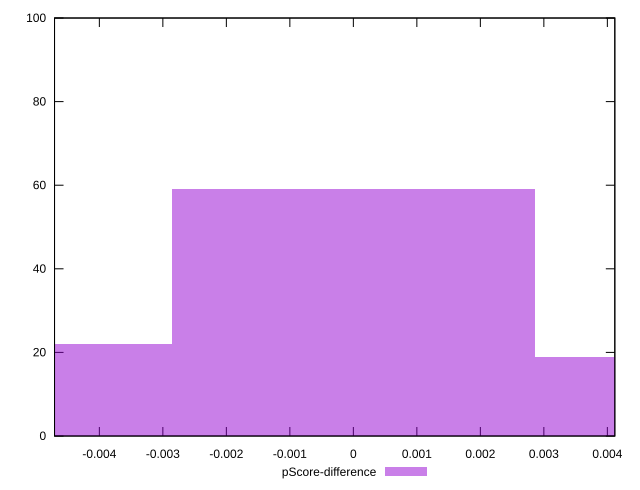

Here is the gnuplot script that generated this plot:
reset

$pScoreDifference <<EOF
0 59
0.005711269302070653 19
-0.005711269302070653 22
EOF

set key outside below
set boxwidth 0.005711269302070653
set xrange [-0.004705882352941199:0.004117647058823504]
set yrange [0:100]
set trange [0:100]
set style fill transparent solid 0.5 noborder
set terminal svg size 640, 490 enhanced background rgb 'white'
set output "reprap/uses-text-compression/samples/pages/pScore-difference/histogram.svg"

plot $pScoreDifference title "pScore-difference" with boxes

reset
